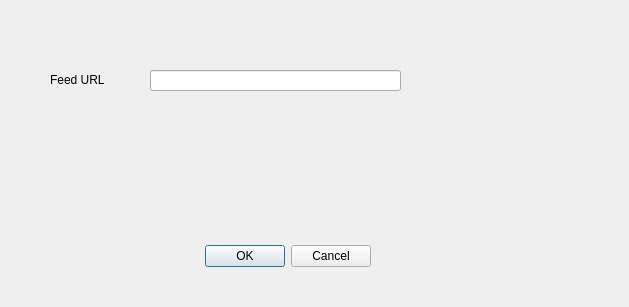
<?xml version="1.0" encoding="UTF-8"?>
<ui version="4.0">
 <class>OpenDataRSSDialogBase</class>
 <widget class="QDialog" name="OpenDataRSSDialogBase">
  <property name="geometry">
   <rect>
    <x>0</x>
    <y>0</y>
    <width>629</width>
    <height>307</height>
   </rect>
  </property>
  <property name="windowTitle">
   <string>Open Data RSS Plotter</string>
  </property>
  <widget class="QDialogButtonBox" name="button_box">
   <property name="geometry">
    <rect>
     <x>30</x>
     <y>240</y>
     <width>341</width>
     <height>32</height>
    </rect>
   </property>
   <property name="orientation">
    <enum>Qt::Horizontal</enum>
   </property>
   <property name="standardButtons">
    <set>QDialogButtonBox::Cancel|QDialogButtonBox::Ok</set>
   </property>
  </widget>
  <widget class="QLabel" name="label">
   <property name="geometry">
    <rect>
     <x>50</x>
     <y>70</y>
     <width>81</width>
     <height>20</height>
    </rect>
   </property>
   <property name="text">
    <string>Feed URL</string>
   </property>
  </widget>
  <widget class="QLineEdit" name="lineEdit">
   <property name="geometry">
    <rect>
     <x>150</x>
     <y>70</y>
     <width>251</width>
     <height>21</height>
    </rect>
   </property>
  </widget>
 </widget>
 <resources/>
 <connections>
  <connection>
   <sender>button_box</sender>
   <signal>accepted()</signal>
   <receiver>OpenDataRSSDialogBase</receiver>
   <slot>accept()</slot>
   <hints>
    <hint type="sourcelabel">
     <x>20</x>
     <y>20</y>
    </hint>
    <hint type="destinationlabel">
     <x>20</x>
     <y>20</y>
    </hint>
   </hints>
  </connection>
  <connection>
   <sender>button_box</sender>
   <signal>rejected()</signal>
   <receiver>OpenDataRSSDialogBase</receiver>
   <slot>reject()</slot>
   <hints>
    <hint type="sourcelabel">
     <x>20</x>
     <y>20</y>
    </hint>
    <hint type="destinationlabel">
     <x>20</x>
     <y>20</y>
    </hint>
   </hints>
  </connection>
 </connections>
</ui>
